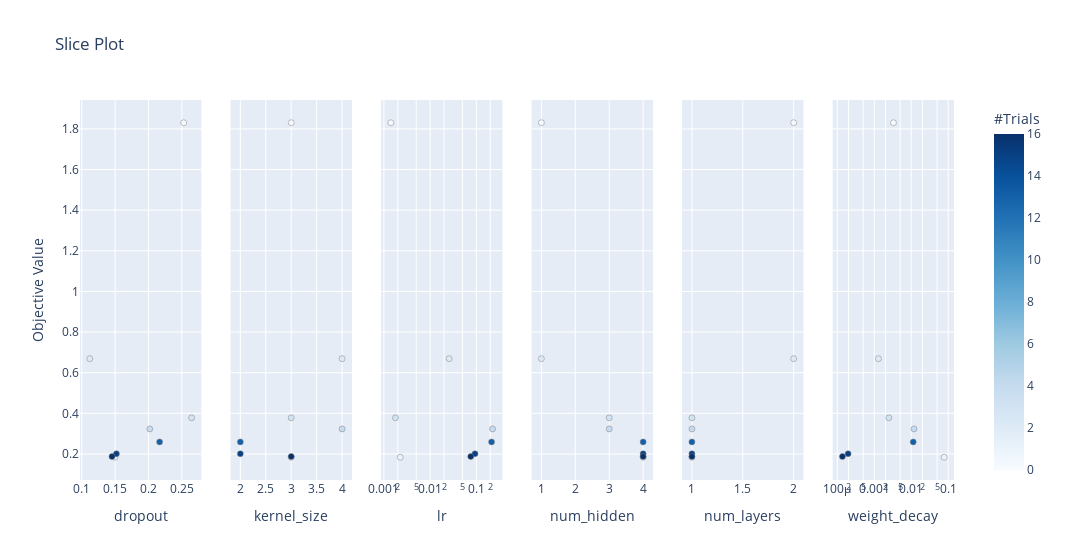

Source (notebook cell):
### Code cell
optuna.visualization.plot_slice(s)

### Figure 1 — Plotly figure (JSON) as saved in the notebook; plotly's stock layout.template omitted (floating-point values rounded to 4 significant figures)
{"data": [{"marker": {"color": [0, 1, 2, 3, 4, 13, 15, 16], "colorbar": {"title": {"text": "#Trials"}, "x": 1, "xpad": 40}, "colorscale": [[0, "rgb(247,251,255)"], [0.125, "rgb(222,235,247)"], [0.25, "rgb(198,219,239)"], [0.375, "rgb(158,202,225)"], [0.5, "rgb(107,174,214)"], [0.625, "rgb(66,146,198)"], [0.75, "rgb(33,113,181)"], [0.875, "rgb(8,81,156)"], [1, "rgb(8,48,107)"]], "line": {"color": "Grey", "width": 0.5}, "showscale": true}, "mode": "markers", "showlegend": false, "type": "scatter", "x": [0.2528, 0.1498, 0.112, 0.2646, 0.202, 0.2166, 0.1519, 0.1453], "xaxis": "x", "y": [1.83, 0.1839, 0.6691, 0.3781, 0.3233, 0.2594, 0.2011, 0.1875], "yaxis": "y"}, {"marker": {"color": [0, 1, 2, 3, 4, 13, 15, 16], "colorbar": {"title": {"text": "#Trials"}, "x": 1, "xpad": 40}, "colorscale": [[0, "rgb(247,251,255)"], [0.125, "rgb(222,235,247)"], [0.25, "rgb(198,219,239)"], [0.375, "rgb(158,202,225)"], [0.5, "rgb(107,174,214)"], [0.625, "rgb(66,146,198)"], [0.75, "rgb(33,113,181)"], [0.875, "rgb(8,81,156)"], [1, "rgb(8,48,107)"]], "line": {"color": "Grey", "width": 0.5}, "showscale": false}, "mode": "markers", "showlegend": false, "type": "scatter", "x": [3, 3, 4, 3, 4, 2, 2, 3], "xaxis": "x2", "y": [1.83, 0.1839, 0.6691, 0.3781, 0.3233, 0.2594, 0.2011, 0.1875], "yaxis": "y2"}, {"marker": {"color": [0, 1, 2, 3, 4, 13, 15, 16], "colorbar": {"title": {"text": "#Trials"}, "x": 1, "xpad": 40}, "colorscale": [[0, "rgb(247,251,255)"], [0.125, "rgb(222,235,247)"], [0.25, "rgb(198,219,239)"], [0.375, "rgb(158,202,225)"], [0.5, "rgb(107,174,214)"], [0.625, "rgb(66,146,198)"], [0.75, "rgb(33,113,181)"], [0.875, "rgb(8,81,156)"], [1, "rgb(8,48,107)"]], "line": {"color": "Grey", "width": 0.5}, "showscale": false}, "mode": "markers", "showlegend": false, "type": "scatter", "x": [0.001414, 0.002255, 0.02583, 0.00178, 0.2253, 0.2141, 0.09361, 0.07585], "xaxis": "x3", "y": [1.83, 0.1839, 0.6691, 0.3781, 0.3233, 0.2594, 0.2011, 0.1875], "yaxis": "y3"}, {"marker": {"color": [0, 1, 2, 3, 4, 13, 15, 16], "colorbar": {"title": {"text": "#Trials"}, "x": 1, "xpad": 40}, "colorscale": [[0, "rgb(247,251,255)"], [0.125, "rgb(222,235,247)"], [0.25, "rgb(198,219,239)"], [0.375, "rgb(158,202,225)"], [0.5, "rgb(107,174,214)"], [0.625, "rgb(66,146,198)"], [0.75, "rgb(33,113,181)"], [0.875, "rgb(8,81,156)"], [1, "rgb(8,48,107)"]], "line": {"color": "Grey", "width": 0.5}, "showscale": false}, "mode": "markers", "showlegend": false, "type": "scatter", "x": [1, 4, 1, 3, 3, 4, 4, 4], "xaxis": "x4", "y": [1.83, 0.1839, 0.6691, 0.3781, 0.3233, 0.2594, 0.2011, 0.1875], "yaxis": "y4"}, {"marker": {"color": [0, 1, 2, 3, 4, 13, 15, 16], "colorbar": {"title": {"text": "#Trials"}, "x": 1, "xpad": 40}, "colorscale": [[0, "rgb(247,251,255)"], [0.125, "rgb(222,235,247)"], [0.25, "rgb(198,219,239)"], [0.375, "rgb(158,202,225)"], [0.5, "rgb(107,174,214)"], [0.625, "rgb(66,146,198)"], [0.75, "rgb(33,113,181)"], [0.875, "rgb(8,81,156)"], [1, "rgb(8,48,107)"]], "line": {"color": "Grey", "width": 0.5}, "showscale": false}, "mode": "markers", "showlegend": false, "type": "scatter", "x": [2, 1, 2, 1, 1, 1, 1, 1], "xaxis": "x5", "y": [1.83, 0.1839, 0.6691, 0.3781, 0.3233, 0.2594, 0.2011, 0.1875], "yaxis": "y5"}, {"marker": {"color": [0, 1, 2, 3, 4, 13, 15, 16], "colorbar": {"title": {"text": "#Trials"}, "x": 1, "xpad": 40}, "colorscale": [[0, "rgb(247,251,255)"], [0.125, "rgb(222,235,247)"], [0.25, "rgb(198,219,239)"], [0.375, "rgb(158,202,225)"], [0.5, "rgb(107,174,214)"], [0.625, "rgb(66,146,198)"], [0.75, "rgb(33,113,181)"], [0.875, "rgb(8,81,156)"], [1, "rgb(8,48,107)"]], "line": {"color": "Grey", "width": 0.5}, "showscale": false}, "mode": "markers", "showlegend": false, "type": "scatter", "x": [0.003307, 0.07789, 0.001296, 0.002473, 0.01189, 0.01132, 0.0001952, 0.0001373], "xaxis": "x6", "y": [1.83, 0.1839, 0.6691, 0.3781, 0.3233, 0.2594, 0.2011, 0.1875], "yaxis": "y6"}], "layout": {"title": {"text": "Slice Plot"}, "width": 1800, "xaxis": {"anchor": "y", "domain": [0, 0.1389], "title": {"text": "dropout"}}, "xaxis2": {"anchor": "y2", "domain": [0.1722, 0.3111], "title": {"text": "kernel_size"}}, "xaxis3": {"anchor": "y3", "domain": [0.3444, 0.4833], "title": {"text": "lr"}, "type": "log"}, "xaxis4": {"anchor": "y4", "domain": [0.5167, 0.6556], "title": {"text": "num_hidden"}}, "xaxis5": {"anchor": "y5", "domain": [0.6889, 0.8278], "title": {"text": "num_layers"}}, "xaxis6": {"anchor": "y6", "domain": [0.8611, 1], "title": {"text": "weight_decay"}, "type": "log"}, "yaxis": {"anchor": "x", "domain": [0, 1], "title": {"text": "Objective Value"}}, "yaxis2": {"anchor": "x2", "domain": [0, 1], "matches": "y", "showticklabels": false}, "yaxis3": {"anchor": "x3", "domain": [0, 1], "matches": "y", "showticklabels": false}, "yaxis4": {"anchor": "x4", "domain": [0, 1], "matches": "y", "showticklabels": false}, "yaxis5": {"anchor": "x5", "domain": [0, 1], "matches": "y", "showticklabels": false}, "yaxis6": {"anchor": "x6", "domain": [0, 1], "matches": "y", "showticklabels": false}}}
